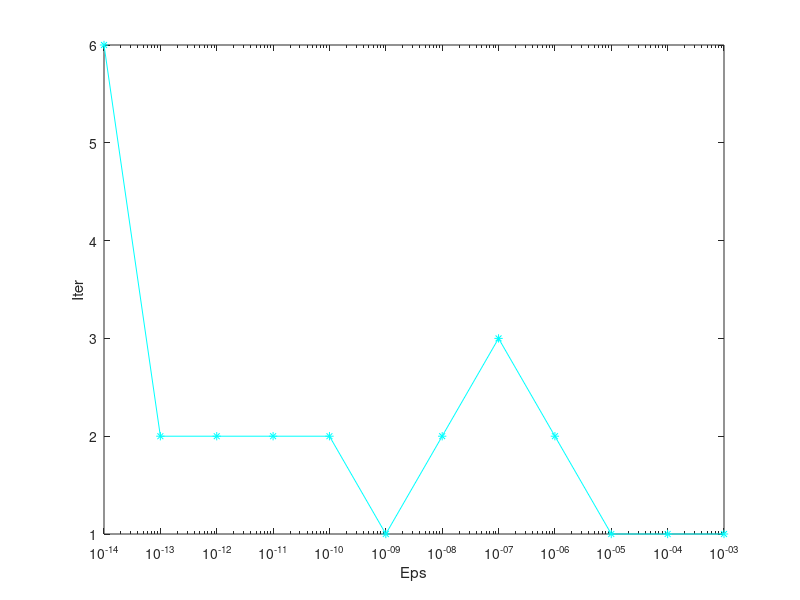

This figure's MATLAB source:
n=5
A =rand(n,n);
Eps=[]

A=(A+A')/2
A=[1.43322109803814,0.00209397012585013,0.133544377714551,0.137678873190195,0.456887973796413;0.00209397012585013,1.99032275382563,0.0522461877523039,-0.0824103374109570,0.00762132030068798;0.133544377714551,0.0522461877523039,1.04385495821882,0.0381120719645597,0.141121953909356;0.137678873190195,-0.0824103374109570,0.0381120719645597,1.05072383183220,0.144746187693895;0.456887973796413,0.00762132030068798,0.141121953909356,0.144746187693895,1.48187735808521]
% d=[1,2,3,4,5];
d=[1,2,2.000000001,3,1.00000000000001];
[Q,R]=qr(A);
D=diag(d);
A=Q.'*D*Q
A_ist=A

A_ist=A
Iter=[]
for ep=3:14

eps=10^(-ep);
Eps=[eps,Eps]
o=0
% 
% D=diag(diag(A));
%     K=A-D
%     for i=1:n
%         for j=1:n
%            r(i)=r(i)+(K(i,j))^2;
%         end
%     end
while o~=2000
    o=o+1
     B=A;
    D=diag(diag(B));
    K=B-D
    S1=norm(D,'fro');
    S2=norm(K,'fro')
    r=zeros(1,n);
    for i=1:n
        for j=1:n
           r(i)=r(i)+(K(i,j))^2;
        end
    end
    if max(r)<eps
        break
    end
    if S2<eps
        break
    end
    [rmax,j]=max(r);
    [xmax,i]=max(abs(K(j,1:n)));
    if A(j,j)==A(i,i)
        theta = pi/4;
        c = cos(theta);
        s = sin(theta);
        
    else
        tg = (2*A(i,j))/(A(i,i)-A(j,j)) ;
        c2=1/sqrt(1+tg^2)
        c=sqrt((1+c2)/2)
        s=sign(tg)*sqrt((1-c2)/2)
    end

    G=eye(n)
    G(i,j)=-s;
    G(i,i)=c;
    G(j,j)=c;
    G(j,i)=s;
    A=G'*A*G;
end
Iter=[Iter,o]
end
Eps
% A_ist
% A
sort(diag(A))
sort(eig(A_ist))
% Err=sort(diag(A))-sort(eig(A_ist))
figure
semilogx(Eps,Iter,'c*-')
xlabel('Eps')
ylabel('Iter')
